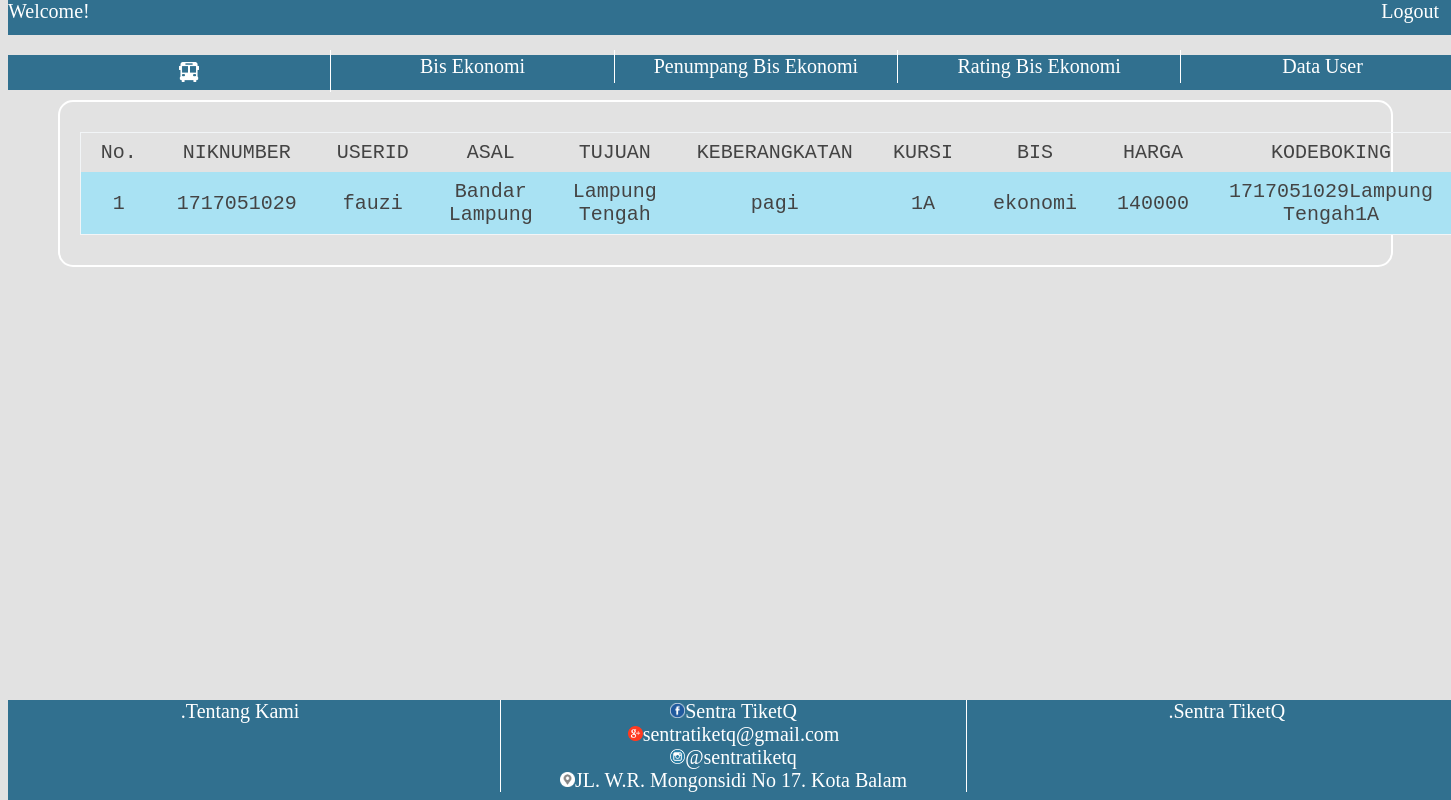
/pemweb1/admin/penumpang.php, run on the app's committed database.
### tables this page shows
CREATE TABLE `bis1` (
  `id` int(11) NOT NULL,
  `niknumber` int(10) NOT NULL,
  `userid` varchar(100) NOT NULL,
  `asal` char(20) NOT NULL,
  `tujuan` char(20) NOT NULL,
  `keberangkatan` char(10) NOT NULL,
  `kursi` char(10) NOT NULL,
  `bis` varchar(50) NOT NULL,
  `harga` int(11) NOT NULL,
  `kodeboking` varchar(100) NOT NULL
);

### pemweb1/funcions.php (called while the page is built, shortened)
<?php
$conn = mysqli_connect("localhost", "root","","pemweb");
function query($query){
	global $conn;
	$result_data = mysqli_query($conn, $query);
	$rows = [];
	while ( $row = mysqli_fetch_assoc($result_data) ){
		$rows[] = $row;
	}
	return $rows;
}
?>

### pemweb1/admin/penumpang.php (the view, shortened to what this page needs)
<?php
require '../funcions.php';
$data = query("SELECT * FROM bis1 WHERE niknumber > 0 AND kodeboking is NOT NULL");
$datadiri = $_SESSION["admin"];
?>
<!DOCTYPE html>
<html>
<head>
	<link rel="stylesheet" type="text/css" href="../style.css">
</head>
<body>
<div class="header">Welcome! <?=$datadiri;?>
<div class="login">
			<a href="../logout.php" style="color: white">Logout</a>
		</div>
	</div>
	<div class= "menu">
	 	<ul>
	 		<li><a href="index.php"><img src="../css/busz.png" style="margin-top:7px;width:20px;height:20px"></a></li>
			<li><a href="berangkat.php">Bis Ekonomi</a></li>
			<li><a href="penumpang.php">Penumpang Bis Ekonomi</a></li>
			<li><a href="rating.php">Rating Bis Ekonomi</a></li>
			<li><a href="tabelpengguna.php">Data User</a></li>
		</ul>
	</div>
	<div class="footer">
			<div class="left"><a>.Tentang Kami</a></div>
			<div class="right"><a>.Sentra TiketQ</a></div>
			<center>
			<div class="mid">
				<img src="../css/fb.png"><a>Sentra TiketQ</a><br>
				<img src="../css/gmail.png"><a>sentratiketq@gmail.com</a><br>
				<img src="../css/ig.png"><a>@sentratiketq</a><br>
				<img src="../css/maps.png"><a>JL. W.R. Mongonsidi No 17. Kota Balam</a>
			</center>
			</div>
	<div class="kotak_login">
	<table class="table1">
		<tr>
			<td>No.</td>
			<td>NIKNUMBER</td>
			<td>USERID</td>
			<td>ASAL</td>
			<td>TUJUAN</td>
			<td>KEBERANGKATAN</td>
			<td>KURSI</td>
			<td>BIS</td>
			<td>HARGA</td>
			<td>KODEBOKING</td>
		</tr>
		<?php $i = 1; ?>
		<?php foreach ($data as $dat) :?>
		<tr>
			<td><?= $i; ?></td>
			<td><?= $dat["niknumber"]; ?></td>
			<td><?= $dat["userid"]; ?></td>
			<td><?= $dat["asal"]; ?></td>
			<td><?= $dat["tujuan"]; ?></td>
			<td><?= $dat["keberangkatan"]; ?></td>
			<td><?= $dat["kursi"]; ?></td>
			<td><?= $dat["bis"]; ?></td>
			<td><?= $dat["harga"]; ?></td>
			<td><?= $dat["kodeboking"]; ?></td>
		</tr>
	<?php $i++; ?>
	<?php endforeach; ?>
	</table>
	</div>
</body>
</html>

### pemweb1/style.css (style rules this page uses)
body { background-color: #E2E2E2; background-image: url(css/bus.png); background-repeat: no-repeat; background-size: 40%; background-position: 50% -30%; }
.header { background-color: #31708F; width: 100%; top: 0px; height: 35px; font-style: Smoolthan; color:white; font-size: 20px; position: absolute; }
.menu { background-color: #31708F; width: 100%; top: 55px; color: black; height: 35px; font-style: Smoolthan; color:white; font-size: 20px; position: absolute; }
.menu ul { width:100%; display:inline-block; }
.menu li { width:18.77%; padding:5px; display:inline-block; margin-top: -25px; list-style-type: none; float: left; border-right:1px solid #fff; text-align: center; }
.menu a { font-size:20px; font-family:Agency FB; color:#fff; }
.footer { background-color: #31708F; width: 100%; bottom: 0px; height: 100px; color:white; font-size: 20px; margin-bottom: 0px; position: absolute; }
.footer .left { float: left; text-align: center; width:32%; }
.footer .mid { border-left:1px solid #fff; border-right:1px solid #fff; width:32%; }
.footer .right { text-align: center; float: right; width:32%; }
.mid img { padding-top:3px; width:15px; height:15px; }
.footer a { font-size:20px; font-family:Agency FB; color:#fff; }
a { text-decoration: none; }

### pemweb1/admin/penumpang.php (style rules this page uses)
body { background-position: 50% -5000%; }
.login { float: right; font-style: Smoolthan; font-size:20px; font-family:Agency FB; color:#fff; margin-right: 20px; }
.table1 { font-family: monospace; font-size: 20px; font-style: bold; color: #444; border-collapse: collapse; width: 100%; border: 1px solid #f2f5f7; }
.table1, th, td { padding: 8px 20px; text-align: center; }
.table1 tr:nth-child(even) { background-color: #A9E2F3; }
.kotak_login { font-family: monospace; border: 2px solid white; border-radius: 15px; background-color: transparent; width: 90%; margin: 100px auto; padding: 30px 20px; }
a { text-decoration: none; }

### data on the page
bis1: niknumber "1717051029", userid "fauzi", asal "Bandar Lampung", tujuan "Lampung Tengah", keberangkatan "pagi", kursi "1A", bis "ekonomi", harga "140000", kodeboking "1717051029Lampung Tengah1A"
